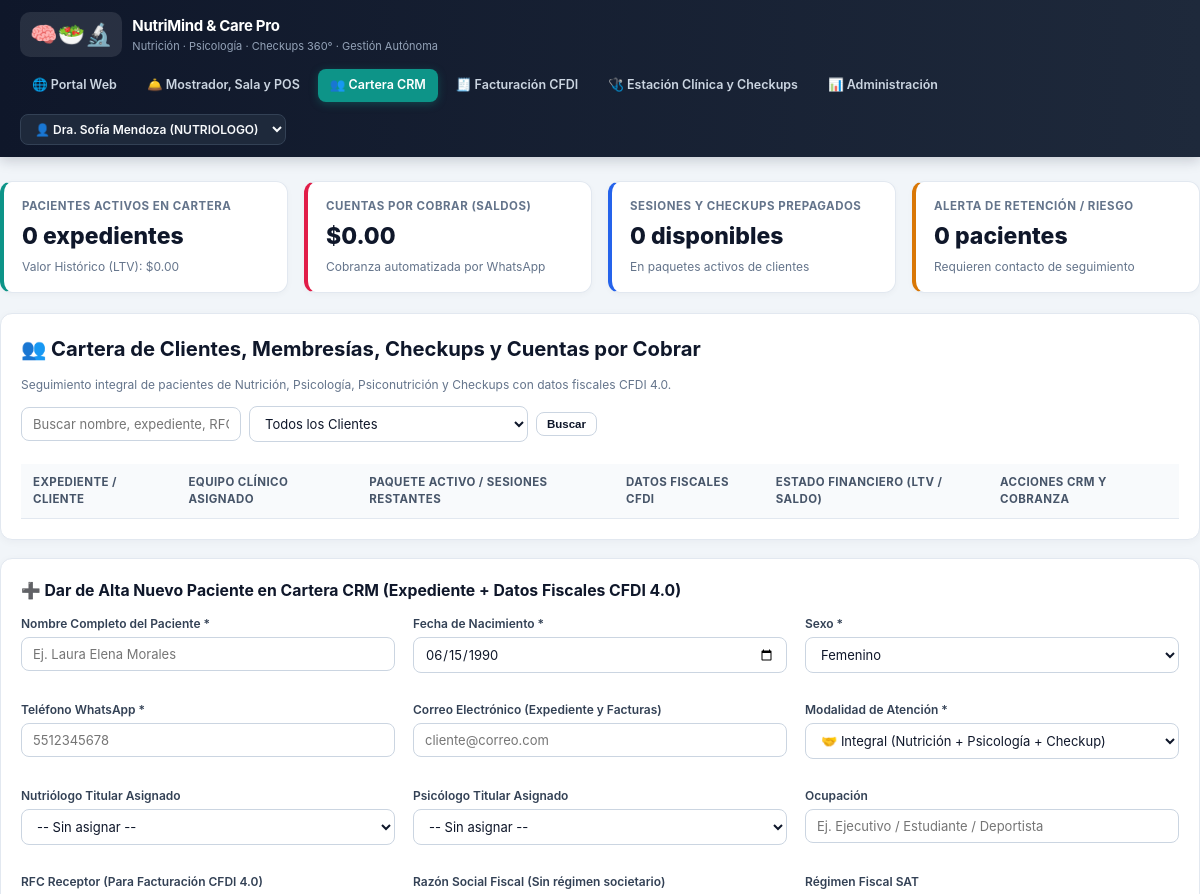
The page /cartera.php (upper part) on the database as committed earlier.
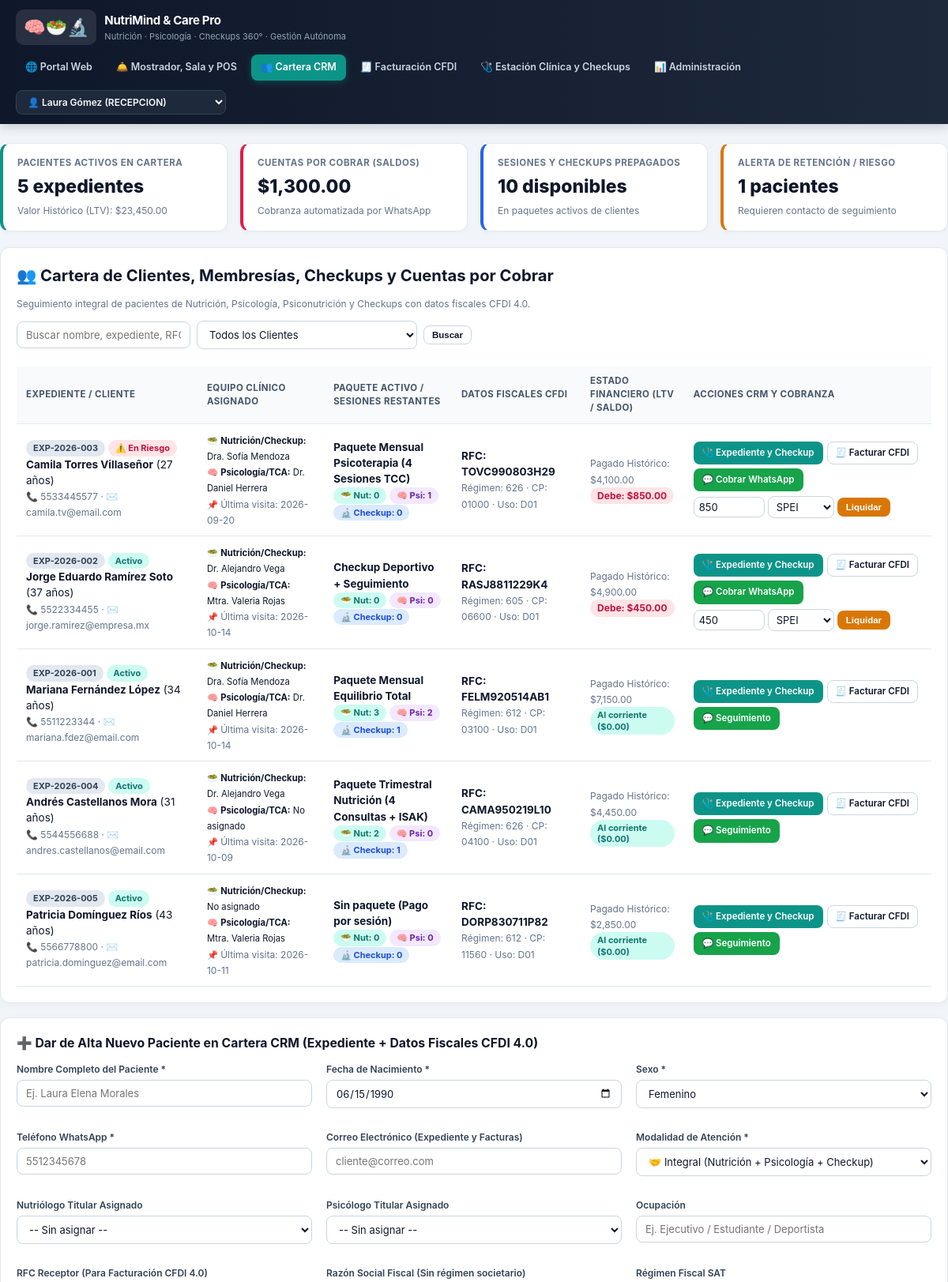
The same page on the database as committed later.
### tables this page shows
CREATE TABLE IF NOT EXISTS pacientes (
    id INT AUTO_INCREMENT PRIMARY KEY,
    folio_expediente VARCHAR(25) NOT NULL UNIQUE,
    nutriologo_id INT DEFAULT NULL,
    psicologo_id INT DEFAULT NULL,
    modalidad_atencion ENUM('nutricion', 'psicologia', 'psiconutricion_integral', 'checkup_preventivo') NOT NULL DEFAULT 'psiconutricion_integral',
    nombre_completo VARCHAR(150) NOT NULL,
    fecha_nacimiento DATE NOT NULL,
    sexo ENUM('F', 'M', 'Otro') NOT NULL DEFAULT 'F',
    telefono_whatsapp VARCHAR(25) NOT NULL,
    email VARCHAR(120) DEFAULT NULL,
    ocupacion VARCHAR(100) DEFAULT NULL,
    contacto_emergencia VARCHAR(150) DEFAULT NULL,
    estatus_cartera ENUM('activo', 'en_riesgo', 'inactivo', 'alta_clinica') NOT NULL DEFAULT 'activo',
    nombre_paquete_activo VARCHAR(120) DEFAULT NULL,
    sesiones_disponibles_nutri INT DEFAULT 0,
    sesiones_disponibles_psico INT DEFAULT 0,
    checkups_disponibles INT DEFAULT 0,
    saldo_pendiente DECIMAL(10,2) DEFAULT 0.00,
    total_historico_pagado DECIMAL(10,2) DEFAULT 0.00,
    ultima_visita DATE DEFAULT NULL,
    proxima_cita_sugerida DATE DEFAULT NULL,
    rfc VARCHAR(15) DEFAULT 'XAXX010101000',
    razon_social VARCHAR(180) DEFAULT NULL,
    regimen_fiscal VARCHAR(10) DEFAULT '612',
    codigo_postal_fiscal VARCHAR(10) DEFAULT NULL,
    uso_cfdi VARCHAR(10) DEFAULT 'D01',
    email_facturacion VARCHAR(120) DEFAULT NULL,
    objetivo_principal VARCHAR(200) NOT NULL,
    motivo_psicologico VARCHAR(220) DEFAULT NULL,
    antecedentes_heredofamiliares TEXT DEFAULT NULL,
    antecedentes_patologicos TEXT DEFAULT NULL,
    alergias_intolerancias TEXT DEFAULT NULL,
    medicamentos_suplementos TEXT DEFAULT NULL,
    nivel_actividad_fisica ENUM('sedentario', 'ligero', 'moderado', 'activo', 'muy_activo') DEFAULT 'ligero',
    recordatorio_24h TEXT DEFAULT NULL,
    notas_crm_seguimiento TEXT DEFAULT NULL,
    creado_en TIMESTAMP DEFAULT CURRENT_TIMESTAMP,
    FOREIGN KEY (nutriologo_id) REFERENCES usuarios(id) ON DELETE SET NULL,
    FOREIGN KEY (psicologo_id) REFERENCES usuarios(id) ON DELETE SET NULL
);

CREATE TABLE IF NOT EXISTS usuarios (
    id INT AUTO_INCREMENT PRIMARY KEY,
    nombre VARCHAR(120) NOT NULL,
    titulo VARCHAR(90) NOT NULL,
    especialidad VARCHAR(200) DEFAULT NULL,
    cedula_profesional VARCHAR(45) DEFAULT NULL,
    email VARCHAR(120) NOT NULL UNIQUE,
    telefono VARCHAR(30) DEFAULT NULL,
    password_hash VARCHAR(255) NOT NULL,
    rol ENUM('nutriologo', 'psicologo', 'recepcion', 'admin') NOT NULL DEFAULT 'nutriologo',
    area_clinica ENUM('nutricion', 'psicologia', 'psiconutricion', 'checkup', 'administracion') NOT NULL DEFAULT 'nutricion',
    consultorio_asignado VARCHAR(60) DEFAULT 'Consultorio 1',
    color_agenda VARCHAR(12) DEFAULT '#0d9488',
    costo_primera_vez DECIMAL(10,2) DEFAULT 950.00,
    costo_seguimiento DECIMAL(10,2) DEFAULT 750.00,
    porcentaje_comision DECIMAL(5,2) DEFAULT 70.00,
    activo TINYINT(1) DEFAULT 1,
    creado_en TIMESTAMP DEFAULT CURRENT_TIMESTAMP
);

### cartera.php (the view, shortened to what the changed rows need)
<?php
require_once __DIR__ . '/db_connection.php';
$usuario = requireAuth();
$pdo = getDB();
$sql = "SELECT p.*, u1.nombre AS nutriologo_nombre, u2.nombre AS psicologo_nombre
        FROM pacientes p
        LEFT JOIN usuarios u1 ON p.nutriologo_id = u1.id
        LEFT JOIN usuarios u2 ON p.psicologo_id = u2.id
        WHERE 1=1";
$params = [];
$sql .= " ORDER BY p.saldo_pendiente DESC, p.id ASC";
$stmt = $pdo->prepare($sql);
$stmt->execute($params);
$cartera = $stmt->fetchAll();
$kpis = $pdo->query("SELECT
    COUNT(*) AS total_clientes,
    COALESCE(SUM(saldo_pendiente), 0) AS total_por_cobrar,
    COALESCE(SUM(total_historico_pagado), 0) AS ltv_total,
    COALESCE(SUM(sesiones_disponibles_nutri + sesiones_disponibles_psico + checkups_disponibles), 0) AS sesiones_prepagadas,
    SUM(CASE WHEN estatus_cartera = 'en_riesgo' THEN 1 ELSE 0 END) AS clientes_riesgo
    FROM pacientes")->fetch();
?>
<!DOCTYPE html>
<html lang="es">
<head>
    <link rel="stylesheet" href="style.css">
</head>
<body>
    <?php renderNavbar('cartera'); ?>
    <main class="container section-pad">
        <div class="grid-4" style="margin-bottom:20px;">
            <div class="kpi-card">
                <div class="kpi-title">Pacientes Activos en Cartera</div>
                <div class="kpi-value"><?= (int)$kpis['total_clientes'] ?> expedientes</div>
                <div class="kpi-sub">Valor Histórico (LTV): $<?= number_format((float)$kpis['ltv_total'], 2) ?></div>
            </div>
            <div class="kpi-card rose">
                <div class="kpi-title">Cuentas por Cobrar (Saldos)</div>
                <div class="kpi-value">$<?= number_format((float)$kpis['total_por_cobrar'], 2) ?></div>
                <div class="kpi-sub">Cobranza automatizada por WhatsApp</div>
            </div>
            <div class="kpi-card blue">
                <div class="kpi-title">Sesiones y Checkups Prepagados</div>
                <div class="kpi-value"><?= (int)$kpis['sesiones_prepagadas'] ?> disponibles</div>
                <div class="kpi-sub">En paquetes activos de clientes</div>
            </div>
            <div class="kpi-card amber">
                <div class="kpi-title">Alerta de Retención / Riesgo</div>
                <div class="kpi-value"><?= (int)$kpis['clientes_riesgo'] ?> pacientes</div>
                <div class="kpi-sub">Requieren contacto de seguimiento</div>
            </div>
        </div>
        <div class="card">
            <div class="flex-between" style="margin-bottom:14px;">
                <div>
                    <h2>👥 Cartera de Clientes, Membresías, Checkups y Cuentas por Cobrar</h2>
                </div>
            </div>
            <div class="table-wrap">
                <table>
                    <thead>
                        <tr>
                            <th>Expediente / Cliente</th>
                            <th>Equipo Clínico Asignado</th>
                            <th>Paquete Activo / Sesiones Restantes</th>
                            <th>Datos Fiscales CFDI</th>
                            <th>Estado Financiero (LTV / Saldo)</th>
                            <th>Acciones CRM y Cobranza</th>
                        </tr>
                    </thead>
                    <tbody>
                        <?php foreach ($cartera as $p): ?>
                        <tr>
                            <td>
                                <span class="badge badge-slate"><?= htmlspecialchars($p['folio_expediente']) ?></span>
                                <?php if ($p['estatus_cartera'] === 'en_riesgo'): ?>
                                    <span class="badge badge-rose">⚠️ En Riesgo</span>
                                <?php else: ?>
                                    <span class="badge badge-teal">Activo</span>
                                <?php endif; ?>
                                <br>
                                <strong><?= htmlspecialchars($p['nombre_completo']) ?></strong> (<?= calcularEdad($p['fecha_nacimiento']) ?> años)<br>
                                <small class="muted">📞 <?= htmlspecialchars($p['telefono_whatsapp']) ?> · ✉️ <?= htmlspecialchars($p['email']) ?></small>
                            </td>
                            <td>
                                <small>
                                    🥗 <strong>Nutrición/Checkup:</strong> <?= htmlspecialchars($p['nutriologo_nombre'] ?: 'No asignado') ?><br>
                                    🧠 <strong>Psicología/TCA:</strong> <?= htmlspecialchars($p['psicologo_nombre'] ?: 'No asignado') ?><br>
                                    📌 <span class="muted">Última visita: <?= htmlspecialchars($p['ultima_visita'] ?: '—') ?></span>
                                </small>
                            </td>
                            <td>
                                <strong><?= htmlspecialchars($p['nombre_paquete_activo'] ?: 'Pago por sesión') ?></strong><br>
                                <span class="badge badge-teal">🥗 Nut: <?= (int)$p['sesiones_disponibles_nutri'] ?></span>
                                <span class="badge badge-purple">🧠 Psi: <?= (int)$p['sesiones_disponibles_psico'] ?></span>
                                <span class="badge badge-blue">🔬 Checkup: <?= (int)$p['checkups_disponibles'] ?></span>
                            </td>
                            <td>
                                <strong>RFC: <?= htmlspecialchars($p['rfc']) ?></strong><br>
                                <small class="muted">Régimen: <?= htmlspecialchars($p['regimen_fiscal']) ?> · CP: <?= htmlspecialchars($p['codigo_postal_fiscal'] ?: '03100') ?> · Uso: <?= htmlspecialchars($p['uso_cfdi']) ?></small>
                            </td>
                            <td>
                                <small class="muted">Pagado Histórico: $<?= number_format((float)$p['total_historico_pagado'], 2) ?></small><br>
                                <?php if ($p['saldo_pendiente'] > 0): ?>
                                    <span class="badge badge-rose" style="font-size:12px;">Debe: $<?= number_format((float)$p['saldo_pendiente'], 2) ?></span>
                                <?php else: ?>
                                    <span class="badge badge-teal">Al corriente ($0.00)</span>
                                <?php endif; ?>
                            </td>
                            <td>
                                <div style="display:flex; gap:5px; flex-wrap:wrap;">
                                    <a href="consulta.php?paciente_id=<?= (int)$p['id'] ?>" class="btn btn-primary btn-sm">🩺 Expediente y Checkup</a>
                                    <a href="facturacion.php?paciente_id=<?= (int)$p['id'] ?>" class="btn btn-outline btn-sm">🧾 Facturar CFDI</a>
                                    <a href="<?= generarLinkCobranzaWhatsApp((string)$p['telefono_whatsapp'], (string)$p['nombre_completo'], (float)$p['saldo_pendiente'], (string)$p['nombre_paquete_activo']) ?>" target="_blank" class="btn btn-whatsapp btn-sm">
                                        <?= $p['saldo_pendiente'] > 0 ? '💬 Cobrar WhatsApp' : '💬 Seguimiento' ?>
                                    </a>
                                </div>
                                <?php if ($p['saldo_pendiente'] > 0): ?>
                                <form method="POST" style="margin-top:6px; display:flex; gap:4px; align-items:center;">
                                    <input type="number" name="monto_abono" step="0.01" value="<?= (float)$p['saldo_pendiente'] ?>" style="width:90px; margin:0; padding:4px 6px;">
                                    <select name="metodo_pago" style="width:auto; margin:0; padding:4px 6px;">
                                        <option value="transferencia">SPEI</option>
                                    </select>
                                    <button type="submit" class="btn btn-amber btn-sm">Liquidar</button>
                                </form>
                                <?php endif; ?>
                            </td>
                        </tr>
                        <?php endforeach; ?>
                    </tbody>
                </table>
            </div>
        </div>
    </main>
</body>
</html>

### db_connection.php (shortened to what the changed rows need)
<?php
function getDB(): PDO {
    static $pdo = null;
    if ($pdo !== null) {
        return $pdo;
    }
    try {
        $dsn = "mysql:host=" . DB_HOST . ";dbname=" . DB_NAME . ";charset=utf8mb4";
        $pdo = new PDO($dsn, DB_USER, DB_PASS, [
            PDO::ATTR_ERRMODE => PDO::ERRMODE_EXCEPTION,
            PDO::ATTR_DEFAULT_FETCH_MODE => PDO::FETCH_ASSOC,
            PDO::ATTR_EMULATE_PREPARES => false,
            PDO::ATTR_TIMEOUT => 2,
        ]);
        return $pdo;
    } catch (Throwable $e) {
        $sqlitePath = __DIR__ . '/nutrimind_local.sqlite';
        $needsSeed = !file_exists($sqlitePath) || filesize($sqlitePath) < 1024;
        $pdo = new PDO('sqlite:' . $sqlitePath, null, null, [
            PDO::ATTR_ERRMODE => PDO::ERRMODE_EXCEPTION,
            PDO::ATTR_DEFAULT_FETCH_MODE => PDO::FETCH_ASSOC,
        ]);
        $pdo->exec('PRAGMA foreign_keys = ON;');
        if ($needsSeed) {
            inicializarSQLiteLocal($pdo);
        }
        return $pdo;
    }
}
function requireAuth(): array {
    $pdo = getDB();
    if (empty($_SESSION['usuario'])) {
        $stmt = $pdo->query("SELECT * FROM usuarios WHERE id = 5 LIMIT 1");
    }
    return $_SESSION['usuario'];
}
function calcularEdad(?string $fechaNacimiento): int {
    try {
        return (new DateTime())->diff(new DateTime($fechaNacimiento))->y;
    } catch (Throwable $e) {
        return 30;
    }
}
function generarLinkCobranzaWhatsApp(string $telefono, string $nombrePaciente, float $saldo, string $paquete = ''): string {
    $telLimpio = preg_replace('/[^0-9]/', '', $telefono);
    if (strlen($telLimpio) === 10) {
        $telLimpio = '521' . $telLimpio;
    }
    if ($saldo > 0) {
        $msg = "Hola {$nombrePaciente}, te recordamos de " . CLINIC_NAME . " que tu estado de cuenta presenta un saldo pendiente por liquidar de $" . number_format($saldo, 2) . " MXN. Puedes liquidarlo en mostrador o vía transferencia SPEI.";
    } else {
        $msg = "Hola {$nombrePaciente}, te escribimos de " . CLINIC_NAME . " para dar seguimiento a tu proceso clínico ({$paquete}) y agendar tu próxima sesión o Checkup de control.";
    }
    return "https://wa.me/{$telLimpio}?text=" . urlencode($msg);
}
function renderNavbar(string $paginaActiva = 'recepcion'): void {
    $pdo = getDB();
    $usuarioActual = requireAuth();
    $usuarios = $pdo->query("SELECT id, nombre, rol, area_clinica FROM usuarios WHERE activo = 1 ORDER BY id ASC")->fetchAll();
    ?>
    <header class="topbar no-print">
        <div class="container flex-between">
            <div class="user-switcher">
                <form method="GET" style="display:flex;align-items:center;gap:6px;">
                    <select name="switch_user" onchange="this.form.submit()" class="select-operator" title="Cambiar operador en turno">
                        <?php foreach ($usuarios as $u): ?>
                            <option value="<?= (int)$u['id'] ?>" <?= ((int)$usuarioActual['id'] === (int)$u['id']) ? 'selected' : '' ?>>
                                👤 <?= htmlspecialchars($u['nombre']) ?> (<?= strtoupper($u['rol']) ?>)
                            </option>
                        <?php endforeach; ?>
                    </select>
                </form>
            </div>
        </div>
    </header>
    <?php
}
?>

Rows that differ between the two databases and show on the page:
added pacientes: folio_expediente "EXP-2026-003", estatus_cartera "⚠️ En Riesgo", nombre_completo "Camila Torres Villaseñor", fecha_nacimiento "27", telefono_whatsapp "5533445577", email "camila.tv@email.com", nutriologo.nombre "Dra. Sofía Mendoza", psicologo.nombre "Dr. Daniel Herrera", ultima_visita "2026-09-20", nombre_paquete_activo "Paquete Mensual Psicoterapia (4 Sesiones TCC)", sesiones_disponibles_nutri "0", sesiones_disponibles_psico "1", checkups_disponibles "0", rfc "TOVC990803H29", regimen_fiscal "626", codigo_postal_fiscal "01000", uso_cfdi "D01", total_historico_pagado "4,100.00", saldo_pendiente "850.00", shows "💬 Cobrar WhatsApp", monto_abono "850"
added pacientes: folio_expediente "EXP-2026-002", estatus_cartera "Activo", nombre_completo "Jorge Eduardo Ramírez Soto", fecha_nacimiento "37", telefono_whatsapp "5522334455", email "jorge.ramirez@empresa.mx", nutriologo.nombre "Dr. Alejandro Vega", psicologo.nombre "Mtra. Valeria Rojas", ultima_visita "2026-10-14", nombre_paquete_activo "Checkup Deportivo + Seguimiento", sesiones_disponibles_nutri "0", sesiones_disponibles_psico "0", checkups_disponibles "0", rfc "RASJ8811229K4", regimen_fiscal "605", codigo_postal_fiscal "06600", uso_cfdi "D01", total_historico_pagado "4,900.00", saldo_pendiente "450.00", shows "💬 Cobrar WhatsApp", monto_abono "450"
added pacientes: folio_expediente "EXP-2026-001", estatus_cartera "Activo", nombre_completo "Mariana Fernández López", fecha_nacimiento "34", telefono_whatsapp "5511223344", email "mariana.fdez@email.com", nutriologo.nombre "Dra. Sofía Mendoza", psicologo.nombre "Dr. Daniel Herrera", ultima_visita "2026-10-14", nombre_paquete_activo "Paquete Mensual Equilibrio Total", sesiones_disponibles_nutri "3", sesiones_disponibles_psico "2", checkups_disponibles "1", rfc "FELM920514AB1", regimen_fiscal "612", codigo_postal_fiscal "03100", uso_cfdi "D01", total_historico_pagado "7,150.00", saldo_pendiente "Al corriente ($0.00)"
added pacientes: folio_expediente "EXP-2026-004", estatus_cartera "Activo", nombre_completo "Andrés Castellanos Mora", fecha_nacimiento "31", telefono_whatsapp "5544556688", email "andres.castellanos@email.com", nutriologo.nombre "Dr. Alejandro Vega", psicologo_nombre "No asignado", ultima_visita "2026-10-09", nombre_paquete_activo "Paquete Trimestral Nutrición (4 Consultas + ISAK)", sesiones_disponibles_nutri "2", sesiones_disponibles_psico "0", checkups_disponibles "1", rfc "CAMA950219L10", regimen_fiscal "626", codigo_postal_fiscal "04100", uso_cfdi "D01", total_historico_pagado "4,450.00", saldo_pendiente "Al corriente ($0.00)"
added pacientes: folio_expediente "EXP-2026-005", estatus_cartera "Activo", nombre_completo "Patricia Domínguez Ríos", fecha_nacimiento "43", telefono_whatsapp "5566778800", email "patricia.dominguez@email.com", nutriologo_nombre "No asignado", psicologo.nombre "Mtra. Valeria Rojas", ultima_visita "2026-10-11", nombre_paquete_activo "Sin paquete (Pago por sesión)", sesiones_disponibles_nutri "0", sesiones_disponibles_psico "0", checkups_disponibles "0", rfc "DORP830711P82", regimen_fiscal "612", codigo_postal_fiscal "11560", uso_cfdi "D01", total_historico_pagado "2,850.00", saldo_pendiente "Al corriente ($0.00)"
Other text that changed with them:
form field switch_user: "👤 Dra. Sofía Mendoza (NUTRIOLOGO)" → "👤 Laura Gómez (RECEPCION)"
$kpis['total_clientes']: "0" → "5"
$kpis['ltv_total']: "0.00" → "23,450.00"
$kpis['total_por_cobrar']: "0.00" → "1,300.00"
$kpis['sesiones_prepagadas']: "0" → "10"
$kpis['clientes_riesgo']: "0" → "1"
